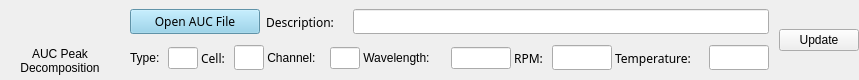
<?xml version="1.0" encoding="UTF-8"?>
<ui version="4.0">
 <class>Frame</class>
 <widget class="QFrame" name="Frame">
  <property name="geometry">
   <rect>
    <x>0</x>
    <y>0</y>
    <width>846</width>
    <height>80</height>
   </rect>
  </property>
  <property name="minimumSize">
   <size>
    <width>0</width>
    <height>80</height>
   </size>
  </property>
  <property name="maximumSize">
   <size>
    <width>16777215</width>
    <height>88</height>
   </size>
  </property>
  <property name="windowTitle">
   <string>Frame</string>
  </property>
  <property name="styleSheet">
   <string notr="true">#le_desc, #le_cell, #le_chan, #le_rpm, #le_temp, #le_type, #le_wavl{
font-weight: normal;
}</string>
  </property>
  <property name="lineWidth">
   <number>1</number>
  </property>
  <layout class="QHBoxLayout" name="horizontalLayout">
   <property name="spacing">
    <number>10</number>
   </property>
   <property name="leftMargin">
    <number>0</number>
   </property>
   <property name="topMargin">
    <number>2</number>
   </property>
   <property name="rightMargin">
    <number>0</number>
   </property>
   <property name="bottomMargin">
    <number>2</number>
   </property>
   <item>
    <widget class="QFrame" name="frm_logo">
     <property name="minimumSize">
      <size>
       <width>120</width>
       <height>70</height>
      </size>
     </property>
     <property name="maximumSize">
      <size>
       <width>120</width>
       <height>70</height>
      </size>
     </property>
     <property name="frameShape">
      <enum>QFrame::NoFrame</enum>
     </property>
     <property name="frameShadow">
      <enum>QFrame::Raised</enum>
     </property>
     <property name="lineWidth">
      <number>1</number>
     </property>
     <layout class="QVBoxLayout" name="verticalLayout">
      <property name="spacing">
       <number>0</number>
      </property>
      <property name="leftMargin">
       <number>0</number>
      </property>
      <property name="topMargin">
       <number>0</number>
      </property>
      <property name="rightMargin">
       <number>0</number>
      </property>
      <property name="bottomMargin">
       <number>0</number>
      </property>
      <item alignment="Qt::AlignHCenter|Qt::AlignTop">
       <widget class="QLabel" name="lb_logo">
        <property name="minimumSize">
         <size>
          <width>60</width>
          <height>38</height>
         </size>
        </property>
        <property name="maximumSize">
         <size>
          <width>60</width>
          <height>38</height>
         </size>
        </property>
        <property name="text">
         <string/>
        </property>
        <property name="pixmap">
         <pixmap resource="resources.qrc">:/Icon/Resources/Icons/WinLogo.png</pixmap>
        </property>
        <property name="scaledContents">
         <bool>true</bool>
        </property>
       </widget>
      </item>
      <item alignment="Qt::AlignHCenter|Qt::AlignBottom">
       <widget class="QLabel" name="lb_text">
        <property name="text">
         <string>AUC Peak Decomposition</string>
        </property>
        <property name="alignment">
         <set>Qt::AlignCenter</set>
        </property>
        <property name="wordWrap">
         <bool>true</bool>
        </property>
       </widget>
      </item>
     </layout>
    </widget>
   </item>
   <item>
    <widget class="QFrame" name="frm_open">
     <property name="frameShape">
      <enum>QFrame::NoFrame</enum>
     </property>
     <property name="frameShadow">
      <enum>QFrame::Raised</enum>
     </property>
     <layout class="QVBoxLayout" name="verticalLayout_4">
      <property name="spacing">
       <number>1</number>
      </property>
      <property name="leftMargin">
       <number>0</number>
      </property>
      <property name="topMargin">
       <number>0</number>
      </property>
      <property name="rightMargin">
       <number>0</number>
      </property>
      <property name="bottomMargin">
       <number>0</number>
      </property>
      <item alignment="Qt::AlignLeft">
       <widget class="QFrame" name="frm_1">
        <property name="minimumSize">
         <size>
          <width>0</width>
          <height>30</height>
         </size>
        </property>
        <property name="maximumSize">
         <size>
          <width>16777215</width>
          <height>30</height>
         </size>
        </property>
        <property name="frameShape">
         <enum>QFrame::NoFrame</enum>
        </property>
        <property name="frameShadow">
         <enum>QFrame::Raised</enum>
        </property>
        <layout class="QHBoxLayout" name="horizontalLayout_4" stretch="0,0,1">
         <property name="spacing">
          <number>0</number>
         </property>
         <property name="leftMargin">
          <number>0</number>
         </property>
         <property name="topMargin">
          <number>0</number>
         </property>
         <property name="rightMargin">
          <number>0</number>
         </property>
         <property name="bottomMargin">
          <number>0</number>
         </property>
         <item>
          <widget class="QPushButton" name="pb_open">
           <property name="sizePolicy">
            <sizepolicy hsizetype="Fixed" vsizetype="Preferred">
             <horstretch>0</horstretch>
             <verstretch>0</verstretch>
            </sizepolicy>
           </property>
           <property name="minimumSize">
            <size>
             <width>130</width>
             <height>25</height>
            </size>
           </property>
           <property name="maximumSize">
            <size>
             <width>130</width>
             <height>25</height>
            </size>
           </property>
           <property name="font">
            <font>
             <family>Heebo</family>
             <bold>false</bold>
            </font>
           </property>
           <property name="styleSheet">
            <string notr="true">background-color: rgb(135, 206, 235);
</string>
           </property>
           <property name="text">
            <string>Open AUC File</string>
           </property>
           <property name="icon">
            <iconset resource="resources.qrc">
             <normaloff>:/Icon/Resources/Icons/file_open_FILL0_wght400_GRAD0_opsz48.svg</normaloff>:/Icon/Resources/Icons/file_open_FILL0_wght400_GRAD0_opsz48.svg</iconset>
           </property>
           <property name="iconSize">
            <size>
             <width>16</width>
             <height>16</height>
            </size>
           </property>
          </widget>
         </item>
         <item>
          <widget class="QLabel" name="lb_desc">
           <property name="sizePolicy">
            <sizepolicy hsizetype="Fixed" vsizetype="Preferred">
             <horstretch>0</horstretch>
             <verstretch>0</verstretch>
            </sizepolicy>
           </property>
           <property name="minimumSize">
            <size>
             <width>93</width>
             <height>0</height>
            </size>
           </property>
           <property name="maximumSize">
            <size>
             <width>93</width>
             <height>16777215</height>
            </size>
           </property>
           <property name="font">
            <font>
             <family>all-the-icons</family>
             <bold>false</bold>
            </font>
           </property>
           <property name="text">
            <string>  Description:</string>
           </property>
          </widget>
         </item>
         <item>
          <widget class="QLineEdit" name="le_desc">
           <property name="sizePolicy">
            <sizepolicy hsizetype="Preferred" vsizetype="Fixed">
             <horstretch>1</horstretch>
             <verstretch>0</verstretch>
            </sizepolicy>
           </property>
           <property name="minimumSize">
            <size>
             <width>416</width>
             <height>0</height>
            </size>
           </property>
           <property name="maximumSize">
            <size>
             <width>416</width>
             <height>16777215</height>
            </size>
           </property>
           <property name="font">
            <font>
             <family>Heebo</family>
             <bold>false</bold>
            </font>
           </property>
           <property name="layoutDirection">
            <enum>Qt::LeftToRight</enum>
           </property>
           <property name="styleSheet">
            <string notr="true"/>
           </property>
           <property name="readOnly">
            <bool>true</bool>
           </property>
          </widget>
         </item>
        </layout>
       </widget>
      </item>
      <item alignment="Qt::AlignLeft">
       <widget class="QFrame" name="frm_2">
        <property name="minimumSize">
         <size>
          <width>0</width>
          <height>30</height>
         </size>
        </property>
        <property name="maximumSize">
         <size>
          <width>16777215</width>
          <height>30</height>
         </size>
        </property>
        <property name="frameShape">
         <enum>QFrame::NoFrame</enum>
        </property>
        <property name="frameShadow">
         <enum>QFrame::Raised</enum>
        </property>
        <layout class="QHBoxLayout" name="horizontalLayout_5">
         <property name="spacing">
          <number>0</number>
         </property>
         <property name="leftMargin">
          <number>0</number>
         </property>
         <property name="topMargin">
          <number>0</number>
         </property>
         <property name="rightMargin">
          <number>0</number>
         </property>
         <property name="bottomMargin">
          <number>0</number>
         </property>
         <item>
          <widget class="QLabel" name="lb_type">
           <property name="minimumSize">
            <size>
             <width>38</width>
             <height>0</height>
            </size>
           </property>
           <property name="maximumSize">
            <size>
             <width>38</width>
             <height>16777215</height>
            </size>
           </property>
           <property name="text">
            <string>Type:</string>
           </property>
          </widget>
         </item>
         <item>
          <widget class="QLineEdit" name="le_type">
           <property name="minimumSize">
            <size>
             <width>30</width>
             <height>0</height>
            </size>
           </property>
           <property name="maximumSize">
            <size>
             <width>30</width>
             <height>16777215</height>
            </size>
           </property>
           <property name="readOnly">
            <bool>true</bool>
           </property>
          </widget>
         </item>
         <item>
          <widget class="QLabel" name="lb_cell">
           <property name="minimumSize">
            <size>
             <width>36</width>
             <height>0</height>
            </size>
           </property>
           <property name="maximumSize">
            <size>
             <width>36</width>
             <height>16777215</height>
            </size>
           </property>
           <property name="font">
            <font>
             <family>Heebo</family>
             <bold>false</bold>
            </font>
           </property>
           <property name="text">
            <string> Cell:</string>
           </property>
          </widget>
         </item>
         <item>
          <widget class="QLineEdit" name="le_cell">
           <property name="minimumSize">
            <size>
             <width>30</width>
             <height>0</height>
            </size>
           </property>
           <property name="maximumSize">
            <size>
             <width>30</width>
             <height>16777215</height>
            </size>
           </property>
           <property name="font">
            <font>
             <family>Heebo</family>
             <bold>false</bold>
            </font>
           </property>
           <property name="styleSheet">
            <string notr="true"/>
           </property>
           <property name="readOnly">
            <bool>true</bool>
           </property>
          </widget>
         </item>
         <item>
          <widget class="QLabel" name="lb_chan">
           <property name="minimumSize">
            <size>
             <width>66</width>
             <height>0</height>
            </size>
           </property>
           <property name="maximumSize">
            <size>
             <width>66</width>
             <height>16777215</height>
            </size>
           </property>
           <property name="text">
            <string> Channel:</string>
           </property>
          </widget>
         </item>
         <item>
          <widget class="QLineEdit" name="le_chan">
           <property name="minimumSize">
            <size>
             <width>30</width>
             <height>0</height>
            </size>
           </property>
           <property name="maximumSize">
            <size>
             <width>30</width>
             <height>16777215</height>
            </size>
           </property>
           <property name="readOnly">
            <bool>true</bool>
           </property>
          </widget>
         </item>
         <item>
          <widget class="QLabel" name="lb_wavl">
           <property name="minimumSize">
            <size>
             <width>91</width>
             <height>0</height>
            </size>
           </property>
           <property name="maximumSize">
            <size>
             <width>91</width>
             <height>16777215</height>
            </size>
           </property>
           <property name="text">
            <string> Wavelength:</string>
           </property>
          </widget>
         </item>
         <item>
          <widget class="QLineEdit" name="le_wavl">
           <property name="minimumSize">
            <size>
             <width>60</width>
             <height>0</height>
            </size>
           </property>
           <property name="maximumSize">
            <size>
             <width>60</width>
             <height>16777215</height>
            </size>
           </property>
           <property name="readOnly">
            <bool>true</bool>
           </property>
          </widget>
         </item>
         <item>
          <widget class="QLabel" name="lb_rpm">
           <property name="minimumSize">
            <size>
             <width>41</width>
             <height>0</height>
            </size>
           </property>
           <property name="maximumSize">
            <size>
             <width>41</width>
             <height>16777215</height>
            </size>
           </property>
           <property name="font">
            <font>
             <family>Heebo</family>
             <bold>false</bold>
            </font>
           </property>
           <property name="text">
            <string> RPM:</string>
           </property>
          </widget>
         </item>
         <item>
          <widget class="QLineEdit" name="le_rpm">
           <property name="minimumSize">
            <size>
             <width>60</width>
             <height>0</height>
            </size>
           </property>
           <property name="maximumSize">
            <size>
             <width>60</width>
             <height>16777215</height>
            </size>
           </property>
           <property name="font">
            <font>
             <family>Heebo</family>
             <bold>false</bold>
            </font>
           </property>
           <property name="styleSheet">
            <string notr="true"/>
           </property>
           <property name="readOnly">
            <bool>true</bool>
           </property>
          </widget>
         </item>
         <item>
          <widget class="QLabel" name="lb_temp">
           <property name="minimumSize">
            <size>
             <width>97</width>
             <height>0</height>
            </size>
           </property>
           <property name="maximumSize">
            <size>
             <width>97</width>
             <height>16777215</height>
            </size>
           </property>
           <property name="font">
            <font>
             <family>Heebo</family>
             <bold>false</bold>
            </font>
           </property>
           <property name="text">
            <string> Temperature:</string>
           </property>
          </widget>
         </item>
         <item>
          <widget class="QLineEdit" name="le_temp">
           <property name="minimumSize">
            <size>
             <width>60</width>
             <height>0</height>
            </size>
           </property>
           <property name="maximumSize">
            <size>
             <width>60</width>
             <height>16777215</height>
            </size>
           </property>
           <property name="font">
            <font>
             <family>Heebo</family>
             <bold>false</bold>
            </font>
           </property>
           <property name="styleSheet">
            <string notr="true"/>
           </property>
           <property name="readOnly">
            <bool>true</bool>
           </property>
          </widget>
         </item>
        </layout>
       </widget>
      </item>
     </layout>
    </widget>
   </item>
   <item alignment="Qt::AlignRight">
    <widget class="QPushButton" name="pb_update">
     <property name="text">
      <string>Update</string>
     </property>
     <property name="icon">
      <iconset resource="resources.qrc">
       <normaloff>:/Icon/Resources/Icons/upgrade_FILL0_wght400_GRAD0_opsz48.svg</normaloff>:/Icon/Resources/Icons/upgrade_FILL0_wght400_GRAD0_opsz48.svg</iconset>
     </property>
    </widget>
   </item>
  </layout>
 </widget>
 <resources>
  <include location="resources.qrc"/>
 </resources>
 <connections/>
</ui>
